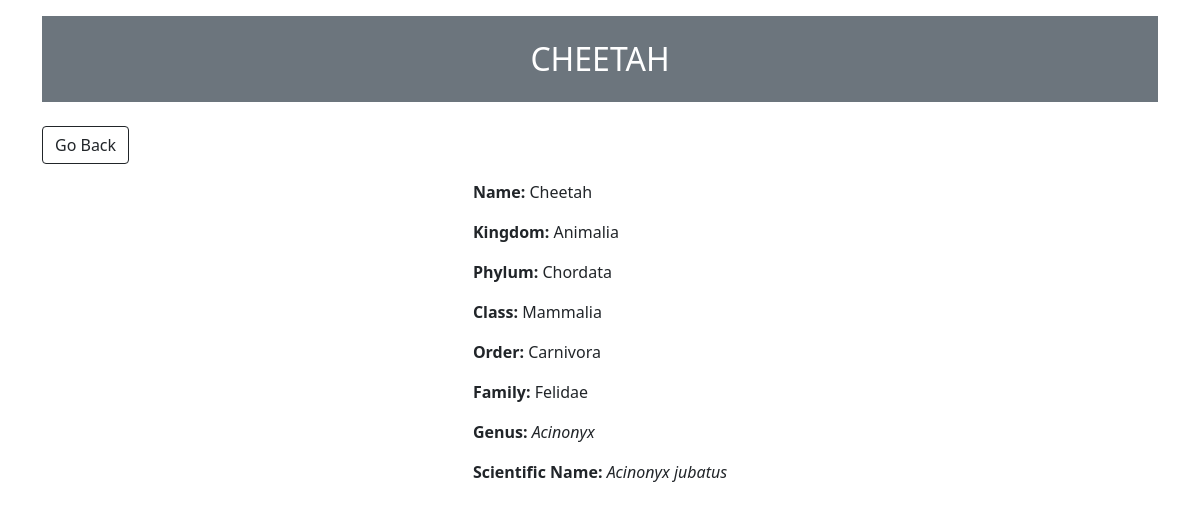
Screenshot of /all/1/ with the database file from the repository.
### animals/models.py (models this page shows, shortened)
class Animal(models.Model):
    name = models.CharField(max_length=150)
    kingdom = models.CharField(max_length=60)
    phylum = models.CharField(max_length=60)
    classname = models.CharField(max_length=60)
    order = models.CharField(max_length=60)
    family = models.CharField(max_length=60)
    genus = models.CharField(max_length=60)
    scientificname = models.CharField(max_length=150)
    profile_views = models.IntegerField(default=0, null=True, blank=True)
    class Meta:
        verbose_name_plural = 'Animals'   # to define plural

### animals/views.py (the view)
# urls.py: path('all/<str:pk>/', views.viewDetail, name='detail'),
def viewDetail(request, pk):
    animal = Animal.objects.get(id=pk)
    return render(request, 'detail.html', {'animal': animal})

### animals/templates/detail.html (shortened to what this page needs)
{% load static %}
<!DOCTYPE html>
<html>
<head>
    <link href="https://cdn.jsdelivr.net/npm/bootstrap@5.0.0-beta1/dist/css/bootstrap.min.css" rel="stylesheet">
</head>
<body class="m-3">
    <div class="container">
        <div class="col bg-secondary text-white">
            <h2 class="row justify-content-center text-uppercase p-4">{{animal.name}}</h2>
        </div>
        <div class="row justify-content-center">
            <div class="col">
                <a href="{% url 'animals:all' %}" class="btn btn-outline-dark my-3">Go Back</a>
                <div class="row align-items-center justify-content-center">
                    <div class="col-md-5 justify-content-center" style="display: grid;">
                        <p><b>Name:</b> {{animal.name}}</p>
                        <p><b>Kingdom:</b> {{animal.kingdom }}</p>
                        <p><b>Phylum:</b> {{animal.phylum}}</p>
                        <p><b>Class:</b> {{animal.classname}}</p>
                        <p><b>Order:</b> {{animal.order}}</p>
                        <p><b>Family:</b> {{animal.family}}</p>
                        <p><b>Genus:</b> <i>{{animal.genus}}</i></p>
                        <p><b>Scientific Name:</b> <i>{{animal.scientificname}}</i></p>
                    </div>
                </div>
            </div>
        </div>
    </div>
</body>
</html>

### rows the page displays
Animal: name "CHEETAH", name "Cheetah", kingdom "Animalia", phylum "Chordata", classname "Mammalia", order "Carnivora", family "Felidae", genus "Acinonyx", scientificname "Acinonyx jubatus"
